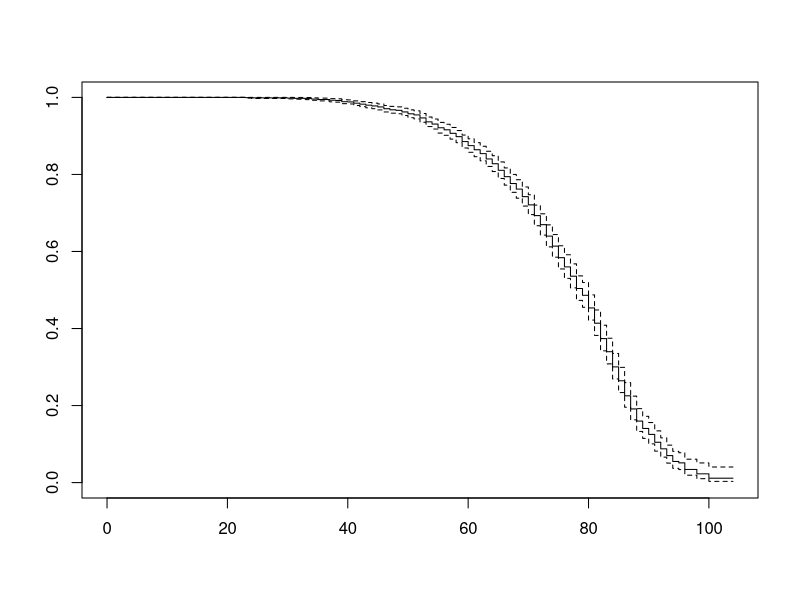
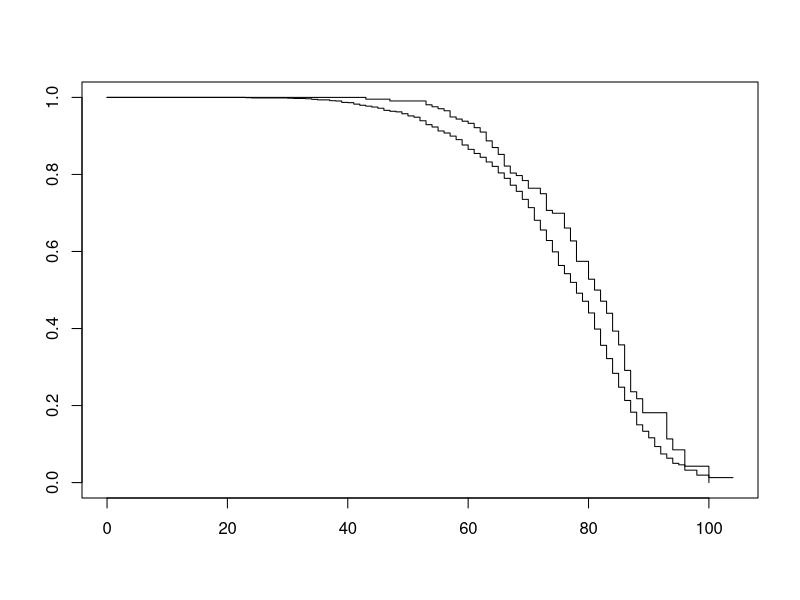
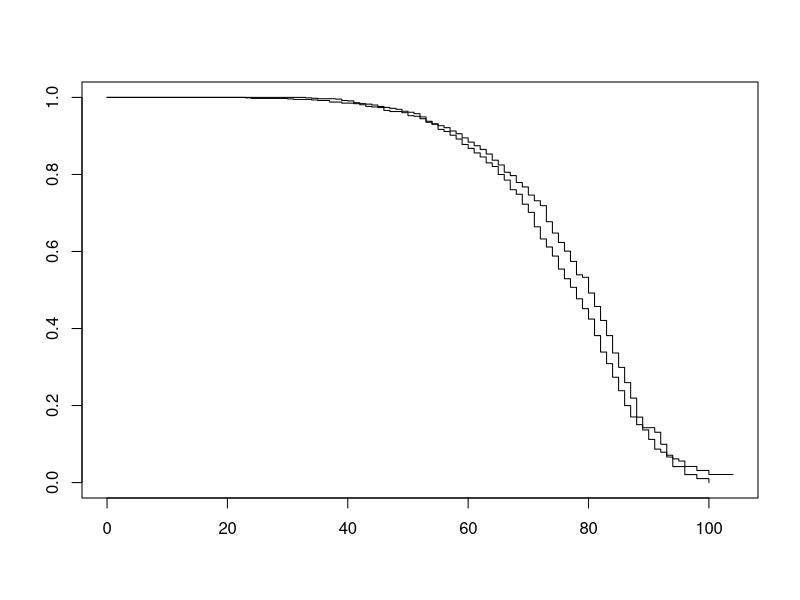
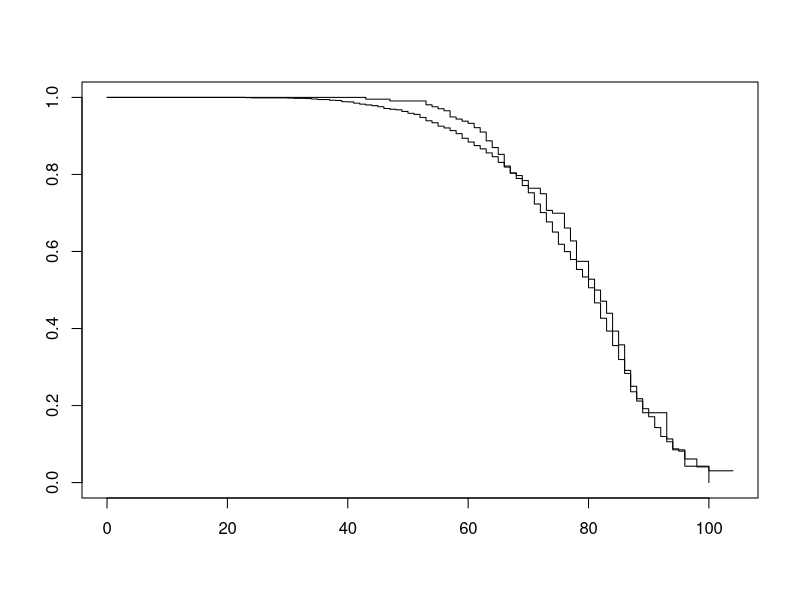

Here is the R script that generated these plots, in order:
## ---- chunk 1
library(survival)
library(tidyverse)
## ---- chunk 2
data = read.table("Oscars.txt", header = T, sep = "\t")

# Verify that each row corresponding to a person.
all(table(data$Identity) == 1)

# Create variable Death from Alive
data$Death = ifelse(data$Alive == 1, 0, 1)

# Create the time to event
data$Age = data$Final - data$Birth

#
data$Oscar_win = ifelse(data$Wins > 0, 1, 0)

#
data$Oscar_nom = ifelse(data$Noms > 0, 1, 0)
## ---- chunk 3
table(data$Death)
table(data$Noms)
table(data$Wins)
table(data$Male)
table(data$Born_USA)
table(data$Films)
## ---- chunk 4
sf_overall = survfit(Surv(Age, Death) ~ 1, data = data)

plot(sf_overall)
## ---- chunk 5
tail(data[order(data$Age), ])

tab = summary(sf_overall)
t = tab$time
t = c(0, t[-length(t)])
cumsum(tab$surv * (tab$time - t))

mus = numeric(length(sf_overall$time))
mu = sf_overall$time[1]
mus[1] = mu
for(i in 1:(length(sf_overall$time)-1)) {
  mu <- mu + sf_overall$surv[i] * (sf_overall$time[i+1] - sf_overall$time[i])
  mus[i + 1] = mu
}
summary(sf_overall)$table["rmean"]

print(sf_overall, print.rmean=TRUE, rmean=120)
## ---- chunk 6
survdiff(Surv(Age, Death) ~ Male, data = data)
## ---- chunk 7
coxph(Surv(Age, Death) ~ Male, data = data)
## ---- chunk 8
sf_win = survfit(Surv(Age, Death) ~ Oscar_win, data = data)

plot(sf_win)
## ---- chunk 9
survdiff(Surv(Age, Death) ~ Oscar_win, data = data)
## ---- chunk 10
coxph(Surv(Age, Death) ~ Oscar_win, data = data)
## ---- chunk 11
sf_nom = survfit(Surv(Age, Death) ~ Oscar_nom, data = data)

plot(sf_nom)
## ---- chunk 12
survdiff(Surv(Age, Death) ~ Oscar_nom, data = data)
## ---- chunk 13
coxph(Surv(Age, Death) ~ Oscar_nom, data = data)
## ---- chunk 14
data$FirstWin_Age = data$FirstWin_Year - data$Birth
data$Time1 = 0
data$Time2 = data$Age

data_temp = data[!is.na(data$FirstWin_Year), ]
data_temp$Time2 = data_temp$FirstWin_Age
data_temp$Oscar_win = 0
data_temp$Death = 0

data[!is.na(data$FirstWin_Year), "Time1"] = data[!is.na(data$FirstWin_Year), "FirstWin_Age"]

data = rbind(data, data_temp)
data = data[order(data$Identity, data$Time1), ]
## ---- chunk 15
data[, c("Identity", "Time1", "Time2", "FirstWin_Age", "Oscar_win", "Death")]
## ---- chunk 16
sf_win = survfit(Surv(Age, Death) ~ Oscar_win, data = data)

plot(sf_win)
## ---- chunk 17
survdiff(Surv(Age, Death) ~ Oscar_win, data = data)
## ---- chunk 18
coxph(Surv(Time1, Time2, Death) ~ Oscar_win, data = data)
## ---- chunk 19
coxph(Surv(Time1, Time2, Death) ~ Oscar_win + Born_USA + Male, data = data)
